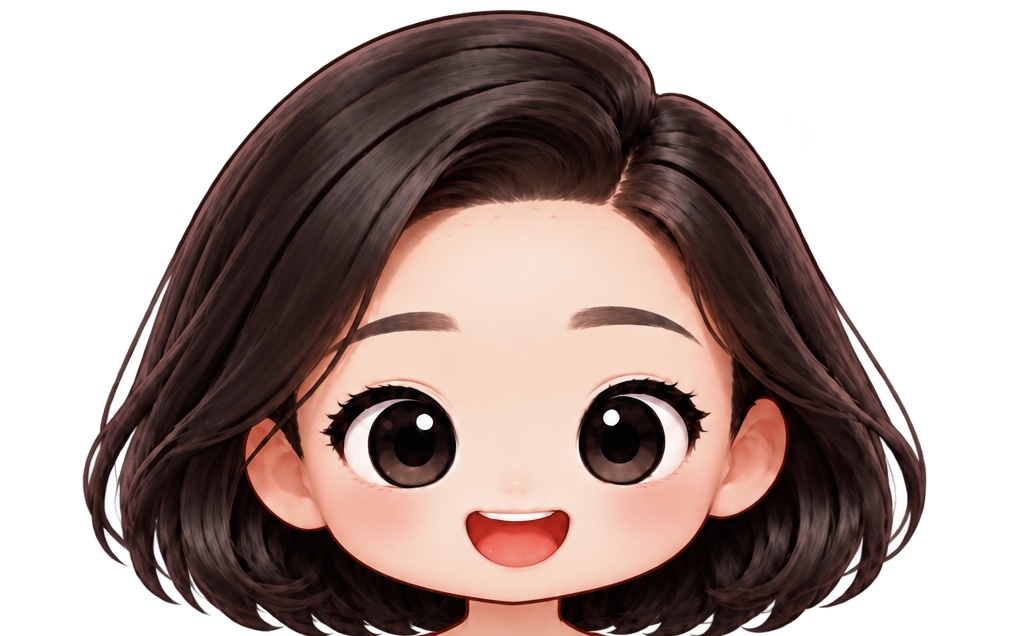
#> input picture assets-src/assemble/source/head_original.jpg, 1024 x 636 px, found by its file name
$ python make_assemble_base.py
#> lines starting #> are read from the running program, lines starting #| are printed output that depends on the picture; after the words box and inside, x2 and y2 are one past the last pixel; in counts of white or black regions, pixels touching at a corner belong together
"""조립 탭의 머리(head_default.png, 1024×1536 캔버스)를 만든다.

  head_default.png  assets-src/assemble/source/head_original.jpg (흰 배경, 1024×636, 목 위까지) 의 배경을 지우고
                    캔버스 맨 위(0,0)에 놓은 것. 아바타 머리와 위치가 같다.

사용: python tools-py/make_assemble_base.py
의존성: pip install numpy scipy opencv-python-headless pillow
"""
import cv2
import numpy as np
from PIL import Image
from scipy import ndimage as ndi

W, H = 1024, 1536
OUT = 'assets-src/assemble/base'

# --- 머리 ---
h = np.array(Image.open('assets-src/assemble/source/head_original.jpg').convert('RGB')).astype(int)
mx, mn = h.max(2), h.min(2)
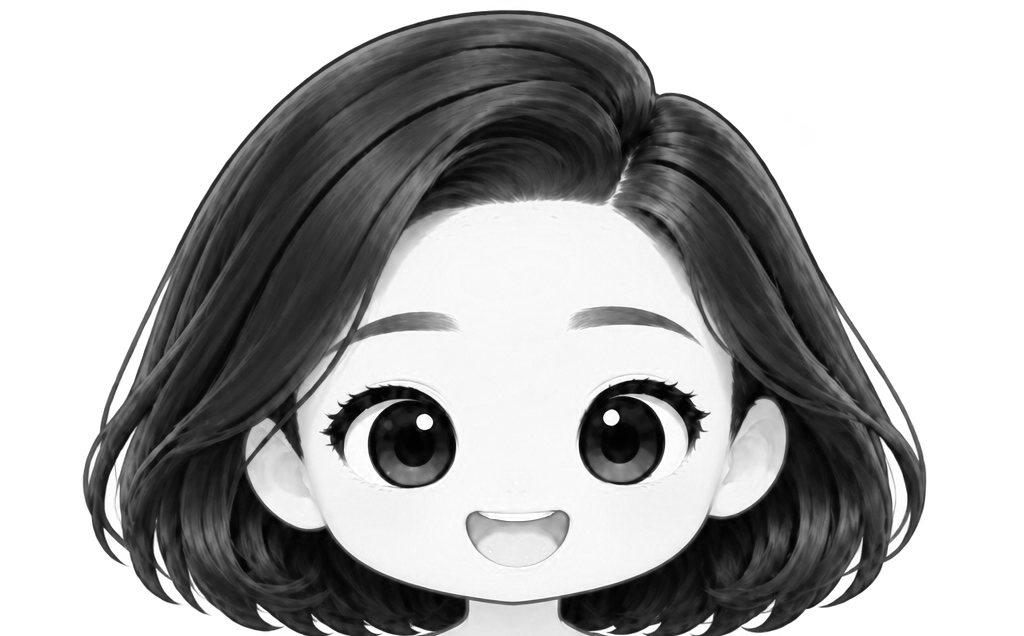
#> mx: shape (636, 1024) int64; min 0, max 255, mean 173.1
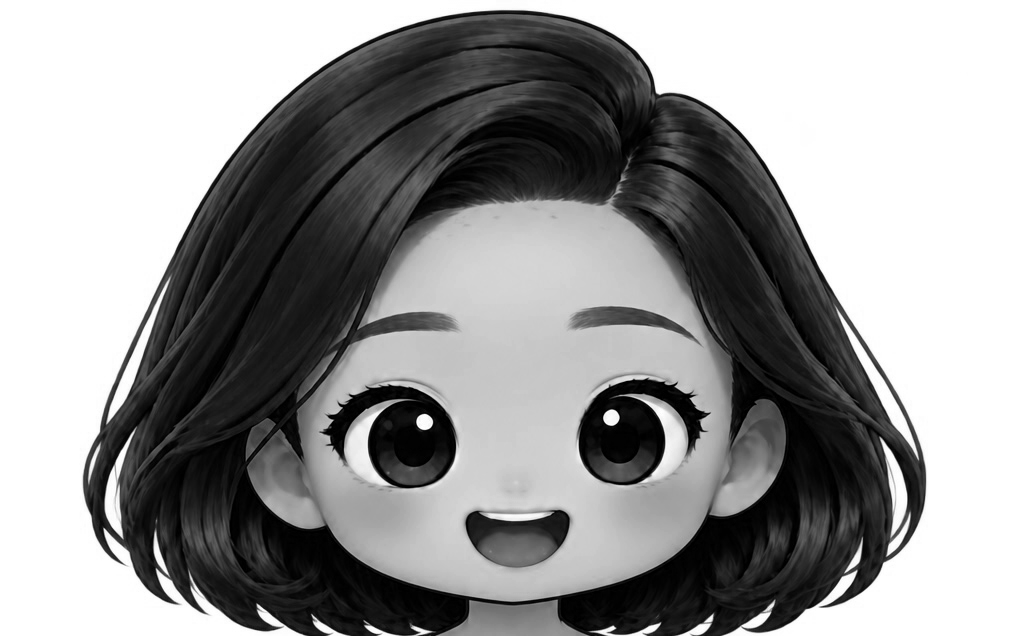
#> mn: shape (636, 1024) int64; min 0, max 255, mean 151.8
light = (mn > 235) & ((mx - mn) < 14)
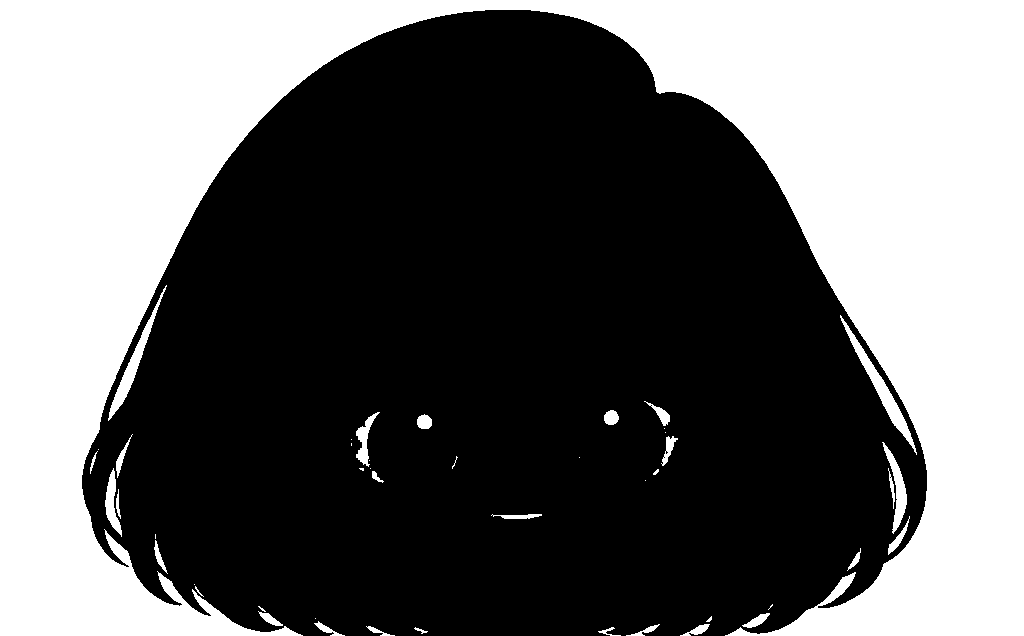
#> light: shape (636, 1024) bool; 40.4% white; 46 white regions (17 under 20 px), largest, box (x1, y1, x2, y2) and area: (0, 0, 1024, 636) 256030, (840, 315, 917, 455) 1307, (108, 285, 167, 421) 1056
lab, _ = ndi.label(light)
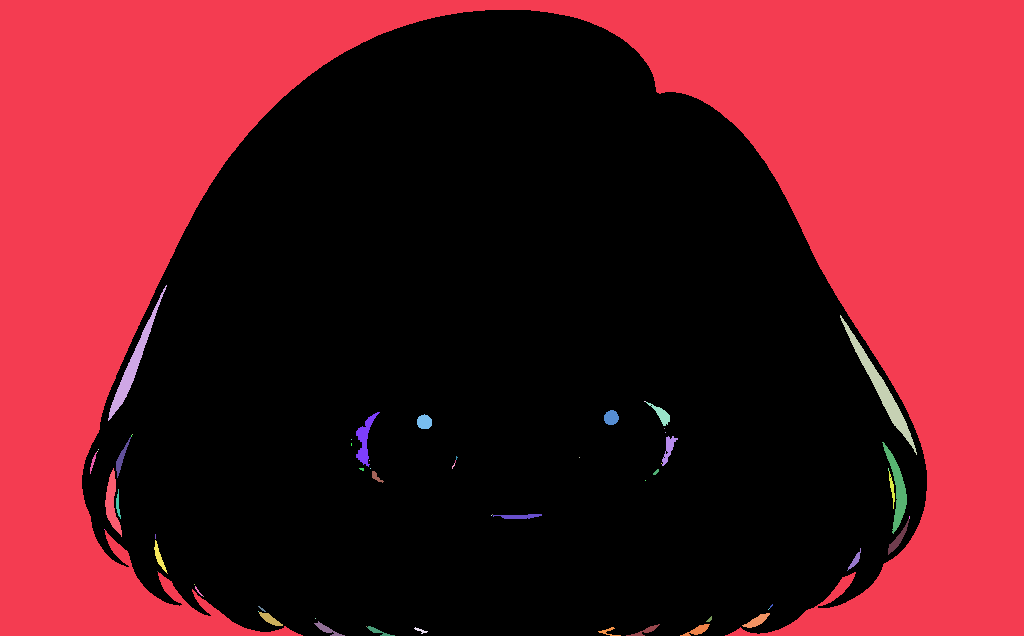
#> lab: shape (636, 1024) int32; 67 distinct labels, from 0 to 66; one colour per label, 0 black
border = set(np.unique(np.concatenate([lab[0], lab[-1], lab[:, 0]]))) - {0}  # 아래쪽 가장자리는 잘린 면이라 제외
#> border = 6 items
char = ~np.isin(lab, list(border))
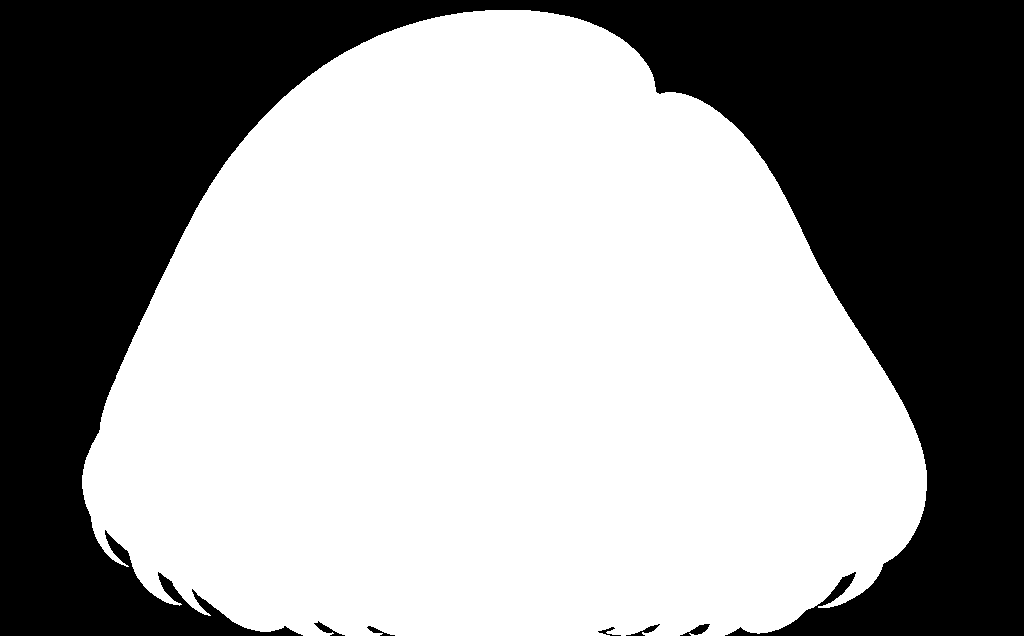
#> char: shape (636, 1024) bool; 60.6% white; 6 black regions, box (x1, y1, x2, y2) and area: (0, 0, 1024, 636) 256028, (680, 624, 710, 636) 149, (314, 621, 345, 636) 135, (626, 624, 660, 636) 114, (367, 626, 395, 636) 85, (598, 627, 621, 636) 62
l2, n = ndi.label(char)
#> n = 1
sz = ndi.sum(char, l2, range(1, n + 1))
#> sz = [394691]
char = ndi.binary_fill_holes(l2 == (1 + int(np.argmax(sz))))
m = cv2.morphologyEx(char.astype(np.uint8) * 255, cv2.MORPH_OPEN, np.ones((3, 3), np.uint8))
#> m: shape (636, 1024); 60.6% white; 6 black regions, box (x1, y1, x2, y2) and area: (0, 0, 1024, 636) 256070, (680, 624, 710, 636) 156, (314, 621, 345, 636) 142, (626, 624, 660, 636) 121, (367, 626, 395, 636) 90, (598, 627, 621, 636) 67
m = cv2.GaussianBlur(cv2.erode(m, np.ones((3, 3), np.uint8)), (0, 0), 1.0)
head = np.zeros((H, W, 4), np.uint8)
head[: h.shape[0]] = np.dstack([h.astype(np.uint8), m])
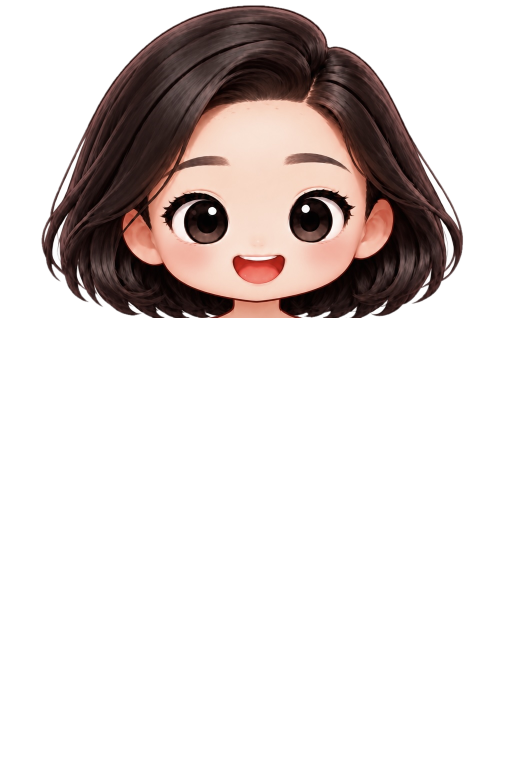
#> head: shape (1536, 1024, 4) (shown at 1/2 size); mean R, G, B, A 71.7, 64.7, 62.9, 63.4; transparent parts drawn white
Image.fromarray(head).save(f'{OUT}/head_default.png')

print('ok')
